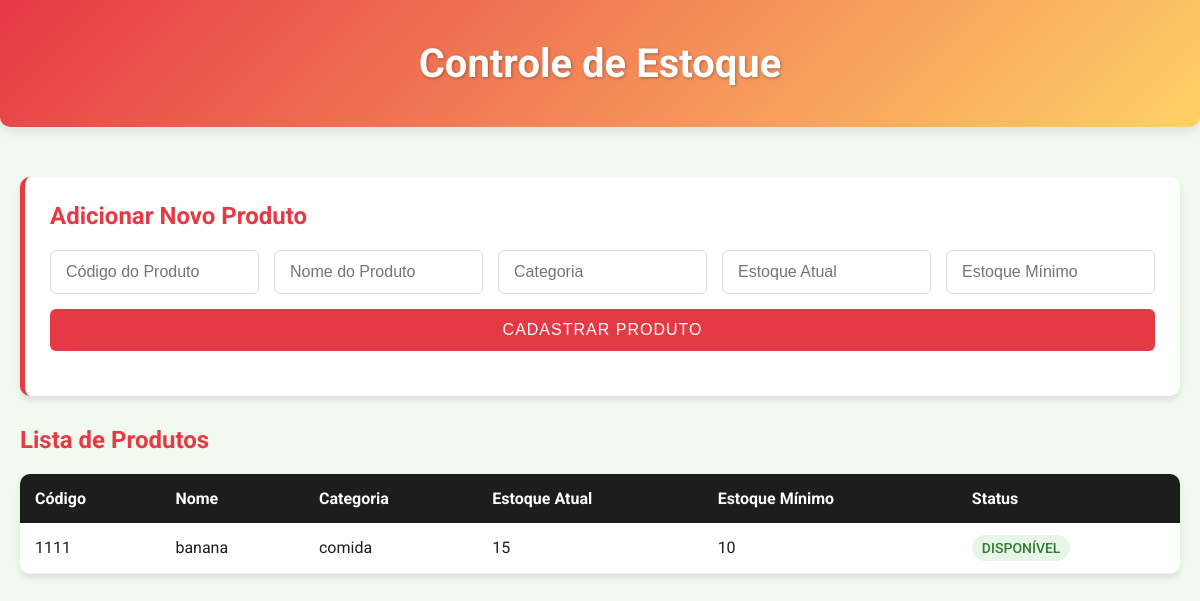
The page /controle/ on the database its author committed.
### controle/models.py (models this page shows, shortened)
class Produto(models.Model):
    cod_produto = models.CharField(max_length=5)
    nome = models.CharField(max_length=200)
    categoria = models.CharField(max_length=50)
    estoque_atual = models.IntegerField()
    estoque_minimo = models.IntegerField()

### controle/views.py (the view, shortened to what this page needs)
# urls.py: path("", views.produtos_view, name="produtos")
def produtos_view(request):
    produtos = Produto.objects.all().order_by('cod_produto')
    return render(request, 'controle/home.html', {'produtos': produtos})

### controle/templates/controle/home.html (shortened to what this page needs)
<!DOCTYPE html>
<html lang="pt-br">
<head>
</head>
<body>
  <header>
    <div class="container">
      <h1>Controle de Estoque</h1>
    </div>
  </header>
  <main class="container">
    <section class="card">
      <h2>Adicionar Novo Produto</h2>
      <form method="post">
        <div class="form-grid">
          <input type="text" id="cod_produto" name="cod_produto" placeholder="Código do Produto" required>
          <input type="text" id="nome" name="nome" placeholder="Nome do Produto" required>
          <input type="text" id="categoria" name="categoria" placeholder="Categoria">
          <input type="number" id="estoque_atual" name="estoque_atual" placeholder="Estoque Atual" min="0" required>
          <input type="number" id="estoque_minimo" name="estoque_minimo" placeholder="Estoque Mínimo" min="0" required>
          <button type="submit">Cadastrar Produto</button>
        </div>
      </form>
    </section>
    <section>
      <h2>Lista de Produtos</h2>
      <div class="table-container">
        {% if produtos %}
        <table id="tabelaEstoque">
          <thead>
            <tr>
              <th>Código</th>
              <th>Nome</th>
              <th>Categoria</th>
              <th>Estoque Atual</th>
              <th>Estoque Mínimo</th>
              <th>Status</th>
            </tr>
          </thead>
          <tbody>
            {% for produto in produtos %}
            <tr>
              <td>{{ produto.cod_produto }}</td>
              <td>{{ produto.nome }}</td>
              <td>{{ produto.categoria|default:"-" }}</td>
              <td>{{ produto.estoque_atual }}</td>
              <td>{{ produto.estoque_minimo }}</td>
              <td>
                {% if produto.estoque_atual <= 0 %}
                <span class="status-badge status-danger">ESGOTADO</span>
                {% elif produto.estoque_atual < produto.estoque_minimo %}
                <span class="status-badge status-warning">BAIXO ESTOQUE</span>
                {% else %}
                <span class="status-badge status-success">DISPONÍVEL</span>
                {% endif %}
              </td>
            </tr>
            {% endfor %}
          </tbody>
        </table>
        {% else %}
        <div class="empty-message">
          Nenhum produto cadastrado ainda. Adicione seu primeiro produto acima.
        </div>
        {% endif %}
      </div>
    </section>
  </main>
</body>
</html>

### controle/templates/controle/home.html (style rules this page uses)
:root { --vermelho: #e63946; --preto: #1d1d1d; --amarelo: #ffd166; --verde-claro: #a8dadc; --branco: #f1faee; --azul: #457b9d; }
body { font-family: 'Roboto', sans-serif; margin: 0; padding: 0; background-color: var(--branco); color: var(--preto); }
.container { max-width: 1200px; margin: 0 auto; padding: 20px; }
header { background: linear-gradient(135deg, var(--vermelho), var(--amarelo)); padding: 20px 0; margin-bottom: 30px; box-shadow: 0 4px 12px rgba(0,0,0,0.1); border-radius: 0 0 10px 10px; }
h1 { text-align: center; color: white; margin: 0; font-size: 2.5rem; text-shadow: 1px 1px 3px rgba(0,0,0,0.3); }
.card { background: white; border-radius: 10px; padding: 25px; margin-bottom: 30px; box-shadow: 0 4px 6px rgba(0,0,0,0.1); border-left: 5px solid var(--vermelho); }
h2, h3 { color: var(--vermelho); margin-top: 0; }
.form-grid { display: grid; grid-template-columns: repeat(auto-fill, minmax(200px, 1fr)); gap: 15px; margin-bottom: 20px; }
input, button { padding: 12px 15px; border: 1px solid #ddd; border-radius: 6px; font-size: 16px; transition: all 0.3s; }
button { background-color: var(--vermelho); color: white; border: none; cursor: pointer; font-weight: 500; text-transform: uppercase; letter-spacing: 1px; grid-column: 1 / -1; }
.table-container { overflow-x: auto; background: white; border-radius: 10px; box-shadow: 0 4px 6px rgba(0,0,0,0.1); }
table { width: 100%; border-collapse: collapse; }
th { background-color: var(--preto); color: white; padding: 15px; text-align: left; }
td { padding: 12px 15px; border-bottom: 1px solid #eee; }
.status-badge { display: inline-block; padding: 5px 10px; border-radius: 20px; font-size: 14px; font-weight: 500; }
.status-success { background-color: #e8f5e9; color: #2e7d32; }

### rows shown on the page
Produto: cod_produto "1111", nome "banana", categoria "comida", estoque_atual "15", estoque_minimo "10", shows "DISPONÍVEL"
